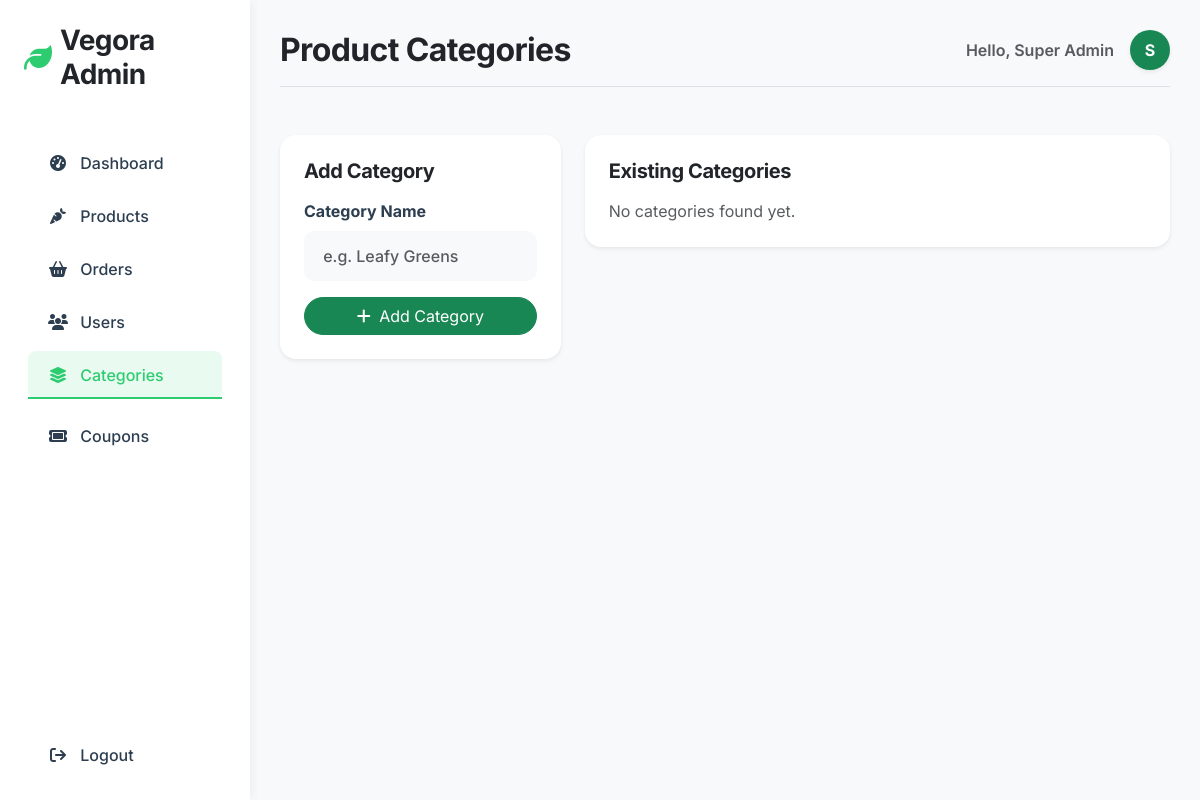
Before: /admin/categories.php (signed in) with the older database file.
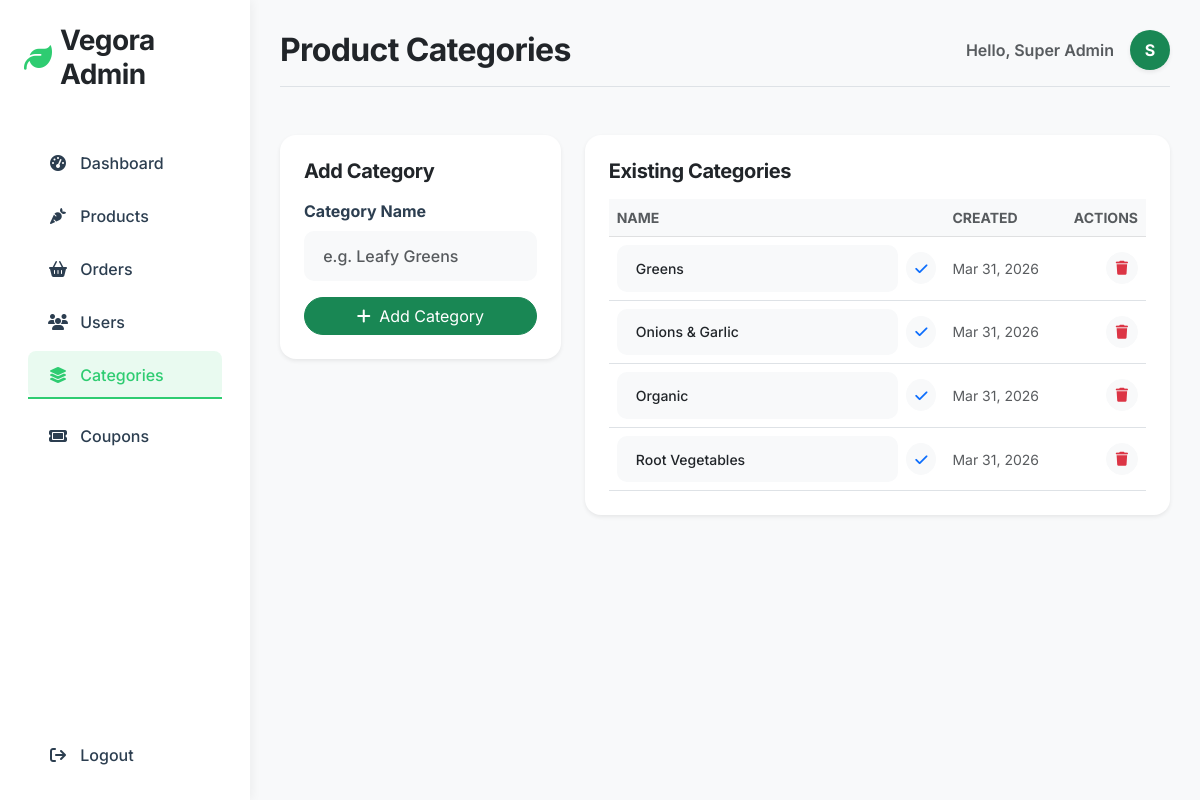
After: the same page with the newer database file.
### tables this page shows
CREATE TABLE IF NOT EXISTS product_categories (
    id INT AUTO_INCREMENT PRIMARY KEY,
    name VARCHAR(100) NOT NULL UNIQUE,
    created_at TIMESTAMP DEFAULT CURRENT_TIMESTAMP
);

### models/Category.php (called while the page is built, shortened)
<?php
class Category {
    private $pdo;
    public function __construct($pdo) {
        $this->pdo = $pdo;
    }
    public function getAll() {
        $stmt = $this->pdo->query("SELECT id, name, created_at FROM product_categories ORDER BY name ASC");
        return $stmt->fetchAll(PDO::FETCH_ASSOC);
    }
}

### admin/categories.php (the view, shortened to what this page needs)
<?php
require_once __DIR__ . '/../config/db.php';
require_once __DIR__ . '/../models/Category.php';
$categoryModel = new Category($pdo);
$categories = $categoryModel->getAll();
$pageHeader = 'Product Categories';
require_once __DIR__ . '/includes/header.php';
?>
  <?php require_once __DIR__ . '/includes/sidebar.php'; ?>
  <main class="main-content">
    <?php require_once __DIR__ . '/includes/topbar.php'; ?>
    <div class="row g-4">
      <div class="col-lg-4">
        <div class="card bg-white border-0 shadow-sm rounded-4 p-4">
          <h5 class="fw-bold mb-3">Add Category</h5>
          <form action="../controllers/categoryController.php?action=add" method="POST" class="d-flex flex-column gap-3">
            <div>
              <label for="new_name" class="form-label fw-bold">Category Name</label>
              <input type="text" id="new_name" name="name" class="form-control bg-light border-0" placeholder="e.g. Leafy Greens" required>
            </div>
            <button type="submit" class="btn btn-success rounded-pill"><i class="fa-solid fa-plus me-1"></i> Add Category</button>
          </form>
        </div>
      </div>
      <div class="col-lg-8">
        <div class="card bg-white border-0 shadow-sm rounded-4 p-4">
          <h5 class="fw-bold mb-3">Existing Categories</h5>
          <?php if (empty($categories)): ?>
            <p class="text-muted mb-0">No categories found yet.</p>
          <?php else: ?>
            <div class="table-responsive">
              <table class="table align-middle table-hover mb-0">
                <thead class="table-light">
                  <tr>
                    <th class="text-uppercase text-muted small">Name</th>
                    <th class="text-uppercase text-muted small">Created</th>
                    <th class="text-uppercase text-muted small text-end">Actions</th>
                  </tr>
                </thead>
                <tbody>
                  <?php foreach ($categories as $cat): ?>
                    <tr>
                      <td>
                        <form action="../controllers/categoryController.php?action=edit" method="POST" class="d-flex gap-2 align-items-center">
                          <input type="text" name="name" class="form-control form-control-sm bg-light border-0" value="<?php echo htmlspecialchars($cat['name']); ?>" required>
                          <button type="submit" class="btn btn-sm btn-light text-primary rounded-circle" style="width:32px;height:32px;"><i class="fa-solid fa-check"></i></button>
                        </form>
                      </td>
                      <td class="text-muted small"><?php echo date('M d, Y', strtotime($cat['created_at'])); ?></td>
                      <td class="text-end">
                        <a href="../controllers/categoryController.php?action=delete&id=<?php echo (int)$cat['id']; ?>" class="btn btn-sm btn-light text-danger rounded-circle" style="width:32px;height:32px;" onclick="return confirm('Delete this category?');">
                          <i class="fa-solid fa-trash"></i>
                        </a>
                      </td>
                    </tr>
                  <?php endforeach; ?>
                </tbody>
              </table>
            </div>
          <?php endif; ?>
        </div>
      </div>
    </div>
  </main>
</body>
</html>

### admin/includes/header.php (shortened to what this page needs)
<!DOCTYPE html>
<html lang="en">
<head>
  <link href="https://cdnjs.cloudflare.com/ajax/libs/font-awesome/6.4.0/css/all.min.css" rel="stylesheet">
  <link href="https://cdn.jsdelivr.net/npm/bootstrap@5.3.0/dist/css/bootstrap.min.css" rel="stylesheet">
  <link href="../css/style.css" rel="stylesheet">
</head>
<body>

### admin/includes/sidebar.php
<?php
$currentPage = basename($_SERVER['PHP_SELF']);
?>
<aside class="sidebar p-3 d-flex flex-column">
  <div class="d-flex align-items-center gap-2 mb-5 mt-2 px-2">
    <i class="fa-solid fa-leaf fs-3" style="color: var(--vegi-green);"></i>
    <h3 class="fw-bold mb-0 text-dark">Vegora Admin</h3>
  </div>
  <ul class="nav flex-column mb-auto">
    <li class="nav-item">
      <a class="nav-link <?php echo $currentPage === 'index.php' ? 'active' : ''; ?>" href="index.php">
        <i class="fa-solid fa-gauge-high me-2 text-center" style="width: 20px;"></i> Dashboard
      </a>
    </li>
    <li class="nav-item">
      <a class="nav-link <?php echo ($currentPage === 'products.php' || $currentPage === 'add_product.php' || $currentPage === 'edit_product.php') ? 'active' : ''; ?>" href="products.php">
        <i class="fa-solid fa-carrot me-2 text-center" style="width: 20px;"></i> Products
      </a>
    </li>
    <li class="nav-item">
      <a class="nav-link <?php echo $currentPage === 'orders.php' ? 'active' : ''; ?>" href="orders.php">
        <i class="fa-solid fa-basket-shopping me-2 text-center" style="width: 20px;"></i> Orders
      </a>
    </li>
    <li class="nav-item">
      <a class="nav-link <?php echo $currentPage === 'users.php' ? 'active' : ''; ?>" href="users.php">
        <i class="fa-solid fa-users me-2 text-center" style="width: 20px;"></i> Users
      </a>
    </li>
    <li class="nav-item mb-2">
      <a class="nav-link <?php echo $currentPage === 'categories.php' ? 'active' : ''; ?>" href="categories.php">
        <i class="fa-solid fa-layer-group me-2 text-center" style="width: 20px;"></i> Categories
      </a>
    </li>
    <li class="nav-item mb-2">
      <a class="nav-link <?php echo $currentPage === 'coupons.php' ? 'active' : ''; ?>" href="coupons.php">
        <i class="fa-solid fa-ticket me-2 text-center" style="width: 20px;"></i> Coupons
      </a>
    </li>
  </ul>
  <div class="mt-4">
    <a href="../controllers/authController.php?action=logout" class="nav-link text-danger w-100">
      <i class="fa-solid fa-arrow-right-from-bracket me-2 text-center" style="width: 20px;"></i> Logout
    </a>
  </div>
</aside>

### admin/includes/topbar.php (shortened to what this page needs)
<header class="d-flex justify-content-between align-items-center mb-5 pb-3 border-bottom">
  <div class="d-flex align-items-center gap-3">
    <h2 class="fw-bold text-dark mb-0"><?php echo $pageHeader ?? 'Dashboard'; ?></h2>
  </div>
  <?php if(!isset($hideProfile)): ?>
  <div class="d-flex align-items-center gap-3">
    <span class="text-muted fw-semibold d-none d-sm-inline">Hello, <?php echo htmlspecialchars($_SESSION['user_name'] ?? 'Admin'); ?></span>
    <div class="bg-success text-white rounded-circle d-flex align-items-center justify-content-center fw-bold shadow-sm" style="width: 40px; height: 40px;">
      <?php echo strtoupper(substr($_SESSION['user_name'] ?? 'A', 0, 1)); ?>
    </div>
  </div>
  <?php endif; ?>
</header>

### css/style.css (style rules this page uses)
:root { --vegi-green: #2ecc71; --vegi-green-hover: #27ae60; --vegi-light: #f8f9fa; --vegi-dark: #2c3e50; --vegi-shadow: 0 8px 24px rgba(0, 0, 0, 0.06); --vegi-shadow-hover: 0 16px 32px rgba(0, 0, 0, 0.12); --vegi-radius: 20px; --vegi-radius-sm: 10px; }
body { font-family: 'Inter', system-ui, -apple-system, sans-serif; background-color: #ffffff; color: var(--vegi-dark); -webkit-font-smoothing: antialiased; }
h1, h2, h3, h4, h5, h6 { font-weight: 800; letter-spacing: -0.02em; }
.nav-link { font-weight: 600; color: var(--vegi-dark) !important; margin: 0 0.75rem; transition: color 0.3s ease; position: relative; }
.nav-link::after { content: ''; position: absolute; width: 0; height: 2px; bottom: 0; left: 0; background-color: var(--vegi-green); transition: width 0.3s ease; }
.nav-link:hover::after, .nav-link.active::after { width: 100%; }
.nav-link:hover, .nav-link.active { color: var(--vegi-green) !important; }
.form-label { font-weight: 600; color: var(--vegi-dark); margin-bottom: 0.5rem; }
.form-control { border-radius: var(--vegi-radius-sm); padding: 0.8rem 1.2rem; border: 2px solid #f3f4f6; background-color: #f9fafb; font-weight: 500; transition: all 0.3s ease; }

### admin/includes/header.php (style rules this page uses)
:root { --vegi-green: #2ecc71; --sidebar-width: 250px; }
body { font-family: 'Inter', sans-serif; background-color: #f8f9fa; }
.sidebar { position: fixed; top: 0; bottom: 0; left: 0; width: var(--sidebar-width); background-color: #fff; box-shadow: 2px 0 10px rgba(0,0,0,0.05); z-index: 1000; }
.main-content { margin-left: var(--sidebar-width); padding: 30px; }
.nav-link { color: #6c757d; font-weight: 500; padding: 12px 20px; margin-bottom: 5px; border-radius: 8px; transition: all 0.2s ease-in-out; }
.nav-link:hover, .nav-link.active { background-color: rgba(46, 204, 113, 0.1); color: var(--vegi-green); }

Changed rows visible on the page:
added product_categories: name "Greens", created_at "Mar 31, 2026", $cat['id'] 3 (drawn)
added product_categories: name "Onions & Garlic", created_at "Mar 31, 2026"
added product_categories: name "Organic", created_at "Mar 31, 2026"
added product_categories: name "Root Vegetables", created_at "Mar 31, 2026"
Other visible differences:
text no longer shown: "No categories found yet."
text now shown: "NAME CREATED ACTIONS"
